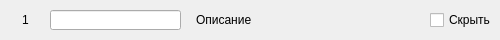
<?xml version="1.0" encoding="UTF-8"?>
<ui version="4.0">
 <class>Form</class>
 <widget class="QWidget" name="Form">
  <property name="geometry">
   <rect>
    <x>0</x>
    <y>0</y>
    <width>500</width>
    <height>40</height>
   </rect>
  </property>
  <property name="windowTitle">
   <string>Form</string>
  </property>
  <property name="layoutDirection">
   <enum>Qt::LeftToRight</enum>
  </property>
  <widget class="QCheckBox" name="checkBox">
   <property name="geometry">
    <rect>
     <x>430</x>
     <y>0</y>
     <width>70</width>
     <height>40</height>
    </rect>
   </property>
   <property name="text">
    <string>Скрыть</string>
   </property>
   <property name="shortcut">
    <string/>
   </property>
   <property name="checkable">
    <bool>true</bool>
   </property>
  </widget>
  <widget class="QLineEdit" name="lineEdit">
   <property name="geometry">
    <rect>
     <x>50</x>
     <y>10</y>
     <width>131</width>
     <height>20</height>
    </rect>
   </property>
  </widget>
  <widget class="QLabel" name="l_number">
   <property name="geometry">
    <rect>
     <x>10</x>
     <y>0</y>
     <width>31</width>
     <height>40</height>
    </rect>
   </property>
   <property name="text">
    <string>1</string>
   </property>
   <property name="alignment">
    <set>Qt::AlignCenter</set>
   </property>
  </widget>
  <widget class="QLabel" name="info">
   <property name="geometry">
    <rect>
     <x>196</x>
     <y>0</y>
     <width>221</width>
     <height>40</height>
    </rect>
   </property>
   <property name="text">
    <string>Описание</string>
   </property>
  </widget>
 </widget>
 <resources/>
 <connections/>
</ui>
